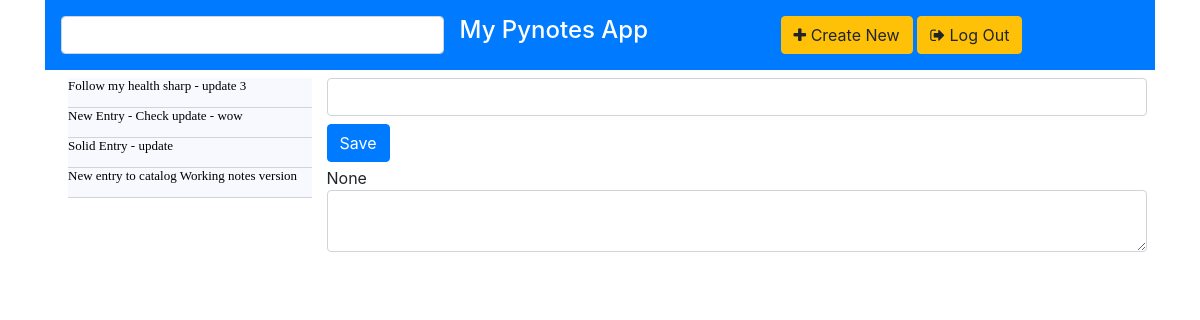
The app's page /main?callfrom=new (signed in) with its own data.
### tables this page shows
CREATE TABLE Notes(note_id INTEGER PRIMARY KEY AUTOINCREMENT,
        title TEXT NOT NULL,detail TEXT NOT NULL, posted_date TEXT NOT NULL, 
        UserId INTEGER,
        status INTEGER,
        FOREIGN KEY(UserId) REFERENCES Users(user_id));

### app.py (the view)
@app.route("/main",methods=['GET','POST'])
@login_required
def main():
    db = connect_db()
    curr = db.execute('select * from Notes')
    notes = [dict(note_id=row[0],title=row[1],detail=row[2]) for row in curr.fetchall()]
    db.close()
    title = notes[-1]['title']
    detail = notes[-1]['detail']
    note_id = notes[-1]['note_id']
    callfrom = request.args.get('callfrom')
    if callfrom == 'display':
        title = request.args.get('title')
        detail = request.args.get('detail')
        note_id = request.args.get('note_id')
    elif callfrom == 'new':
        title = ''
        detail = ''
        note_id = None
    return render_template('main.html',note_id=note_id, notes=notes, title=title, detail=detail)

### app.py (called while the page is built)
def connect_db():
    return sqlite3.connect(app.config["DATABASE"])

def login_required(test):
    @wraps(test)
    def wrap(*args,**kwargs):
        if 'logged_in' in session:
            return test(*args,**kwargs)
        else:
            flash('you need to login first')
            return redirect(url_for('login'))
    return wrap

### templates/main.html (shortened to what this page needs)
{% extends "template.html" %}
{% block content %}
<div>
      <div id="head" class="p-2 d-flex bg-primary text-white">
         <div class="p-2 flex-fill">
            <input class="form-control p-2" type="text" value="">
         </div>
         <div class="p-2 flex-fill text-white">
            <h4>My Pynotes App</h4>
         </div>
         <div class="p-2 flex-fill">
            <a href="{{ url_for('main', callfrom='new') }}"><button class="btn btn-warning float-end"><i class="fa fa-plus"></i> Create New </button></a>
            <a href="{{ url_for('log_out') }}"><button class="btn btn-warning "><i class="fa fa-sign-out"></i> Log Out </button></a>
         </div>
         </div>
      </div>
      <div id="body" class="p-2 d-flex">
         <div class="flex-fill col-sm-3">
            {% for p in notes %}
            <a href="{{ url_for('display_entry', note_id=p.note_id) }}" class="note-entry">
            <div>
               {{p.title}}
            </div>
            </a>
            {% endfor %}
         </div>
         <div class="flex-fill col-sm-20">
            <form action="{{ url_for('notes', note_id=note_id, where='b000') }}" method='post'>
               <div>
                  <input type="text" class="form-control mb-2" name="title" id="title" value="{{ title }}"></input>
                 {% if note_id != None %}
                 <button type="submit" class="btn btn-primary mb-1" id="update" name="savedata" value="Update">Update</button>
                 <button type="submit" class="btn btn-primary mb-1" id="delete" name="savedata" value="Delete">Delete</button>
                 {% else %}
                 <button type="submit" class="btn btn-primary mb-1" id="save" name="savedata" value="Save">Save</button>
               </div>
               <div>
                  {% endif %}
                  <div id="note_id">{{ note_id }}</div>
                  <textarea type="text" class="form-control" name="detail" id="detail">{{ detail }}</textarea>
               </div>
            </form>
         </div>
      </div>
</div>
{% endblock %}

### static/css/styles.css (style rules this page uses)
.note-entry { display: block; block-size:30px; text-decoration: none; font: 13px verdana; color: black; border-bottom: 1px solid lightgray; background:ghostwhite; }

### records on screen
Notes: title "Follow my health sharp - update 3"
Notes: title "New Entry - Check update - wow"
Notes: title "Solid Entry - update"
Notes: title "New entry to catalog Working notes version"

### other values on screen
{{ note_id }} "None"
